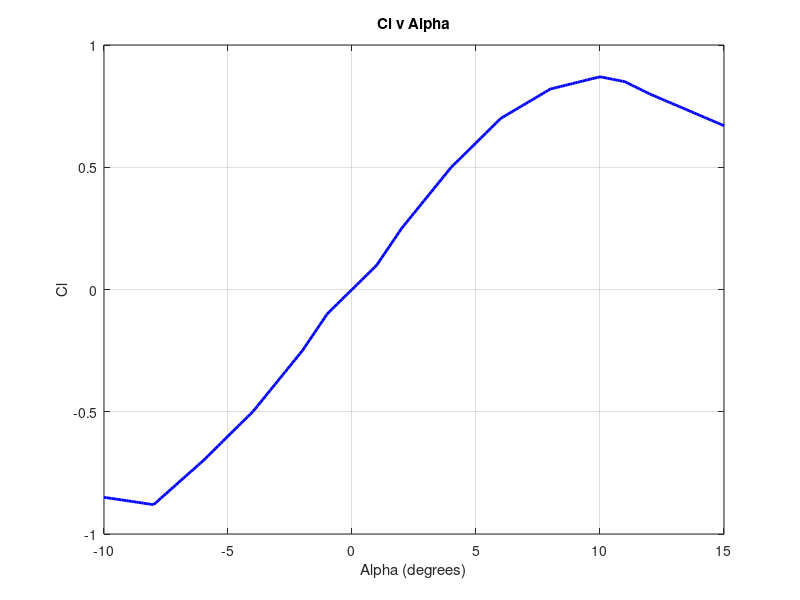
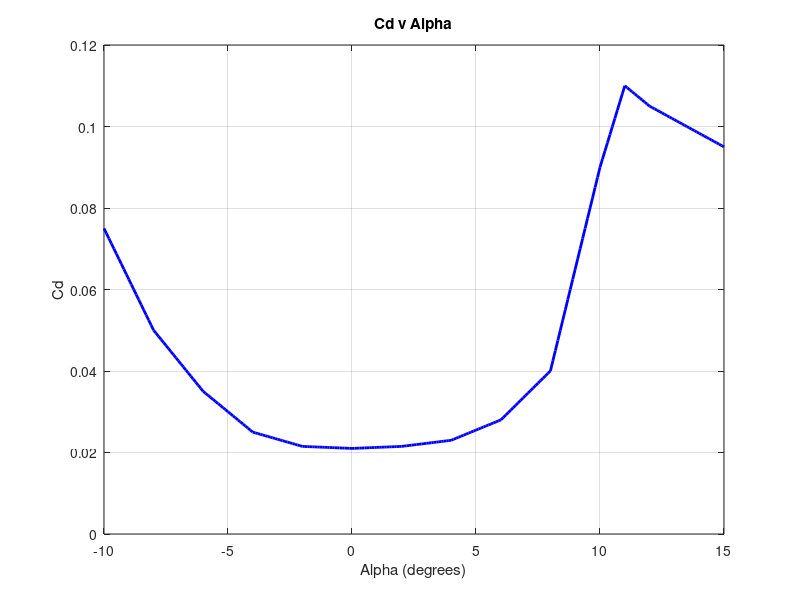

Write the MATLAB code that produced these figures, in order.
clear all
clc
close all

% Define alpha values (x-axis)
alpha = -10:0.1:15;  % From -10 to 15 degrees, with 0.1 degree steps

% Define key points for Cl
Cl_points = [-10, -0.85; -8, -0.88; -6, -0.7; -4, -0.5; -2, -0.25; 
             -1, -0.1; 0, 0; 1, 0.1; 2, 0.25; 4, 0.5; 6, 0.7; 
             8, 0.82; 10, 0.87; 11, 0.85; 12, 0.8; 15, 0.67];

% Define key points for Cd
Cd_points = [-10, 0.075; -8, 0.05; -6, 0.035; -4, 0.025; -2, 0.0215; 
             0, 0.021; 2, 0.0215; 4, 0.023; 6, 0.028; 8, 0.04; 
             10, 0.09; 11, 0.11; 12, 0.105; 15, 0.095];

% Interpolate Cl and Cd values
Cl = interp1(Cl_points(:,1), Cl_points(:,2), alpha, 'linear');
Cd = interp1(Cd_points(:,1), Cd_points(:,2), alpha, 'linear');

% Create the plots
figure;

% Cl vs Alpha plot
% subplot(2,1,1);
plot(alpha, Cl, 'b-', 'LineWidth', 2);
title('Cl v Alpha');
xlabel('Alpha (degrees)');
ylabel('Cl');
grid on;
xlim([-10 15]);
ylim([-1 1]);

% Cd vs Alpha plot
% subplot(2,1,2);
figure;
plot(alpha, Cd, 'b-', 'LineWidth', 2);
title('Cd v Alpha');
xlabel('Alpha (degrees)');
ylabel('Cd');
grid on;
xlim([-10 15]);
ylim([0 0.12]);

% To use these in your simulation, you can use interp1 function:
% Cl_interp = interp1(alpha, Cl, alpha_current, 'linear', 'extrap');
% Cd_interp = interp1(alpha, Cd, alpha_current, 'linear', 'extrap');
